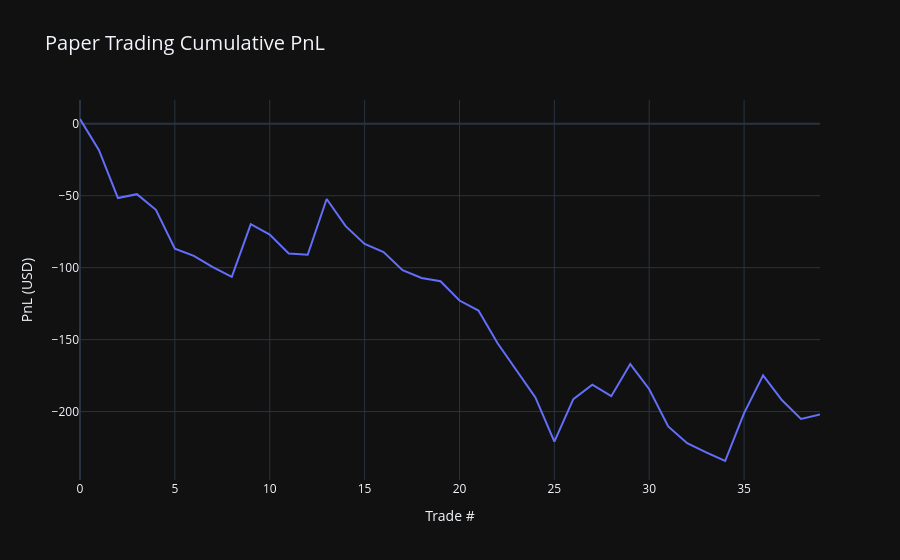
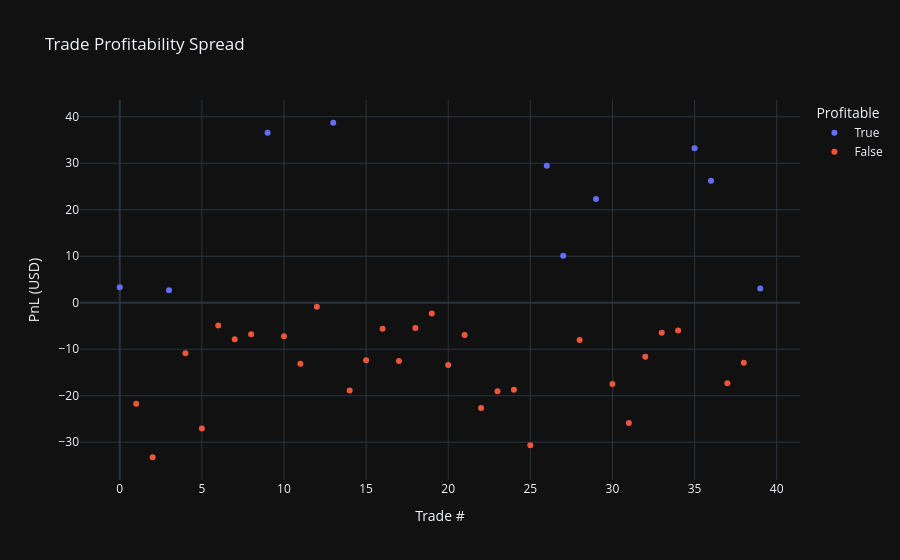

These figures' notebook cell, in order:
### Markdown cell above
## 4. Visualizations

### Code cell
if engine.closed_trades:
    df_trades = pd.DataFrame([vars(t) for t in engine.closed_trades])
    df_trades['cumulative_pnl'] = df_trades['pnl'].cumsum()
    
    fig = px.line(df_trades, y='cumulative_pnl', title='Paper Trading Cumulative PnL',
                  labels={'index': 'Trade #', 'cumulative_pnl': 'PnL (USD)'})
    fig.update_layout(title_font_size=20)
    fig.show()
    
    # Win/Loss scatter
    fig2 = px.scatter(df_trades, y='pnl', color=(df_trades['pnl'] > 0), 
                      title='Trade Profitability Spread',
                      labels={'color': 'Profitable', 'index': 'Trade #', 'pnl': 'PnL (USD)'})
    fig2.show()
else:
    print("No trades to visualize.")

### Figure 1 — Plotly figure (JSON) as saved in the notebook; plotly's stock layout.template omitted (floating-point values rounded to 4 significant figures)
{"data": [{"hovertemplate": "Trade #=%{x}<br>PnL (USD)=%{y}<extra></extra>", "legendgroup": "", "line": {"color": "#636efa", "dash": "solid"}, "marker": {"symbol": "circle"}, "mode": "lines", "name": "", "orientation": "v", "showlegend": false, "type": "scatter", "x": [0, 1, 2, 3, 4, 5, 6, 7, 8, 9, 10, 11, 12, 13, 14, 15, 16, 17, 18, 19, 20, 21, 22, 23, 24, 25, 26, 27, 28, 29, 30, 31, 32, 33, 34, 35, 36, 37, 38, 39], "xaxis": "x", "y": [3.315, -18.4, -51.63, -48.93, -59.81, -86.88, -91.75, -99.58, -106.4, -69.79, -77.02, -90.15, -91.02, -52.31, -71.17, -83.53, -89.14, -101.7, -107.1, -109.5, -122.8, -129.8, -152.4, -171.4, -190.1, -220.8, -191.4, -181.3, -189.3, -167.0, -184.5, -210.3, -221.9, -228.4, -234.3, -201.1, -174.9, -192.2, -205.1, -202.0], "yaxis": "y"}], "layout": {"legend": {"tracegroupgap": 0}, "title": {"font": {"size": 20}, "text": "Paper Trading Cumulative PnL"}, "xaxis": {"anchor": "y", "domain": [0, 1], "title": {"text": "Trade #"}}, "yaxis": {"anchor": "x", "domain": [0, 1], "title": {"text": "PnL (USD)"}}}}

### Figure 2 — Plotly figure (JSON) as saved in the notebook; plotly's stock layout.template omitted (floating-point values rounded to 4 significant figures)
{"data": [{"hovertemplate": "Profitable=True<br>Trade #=%{x}<br>PnL (USD)=%{y}<extra></extra>", "legendgroup": "True", "marker": {"color": "#636efa", "symbol": "circle"}, "mode": "markers", "name": "True", "orientation": "v", "showlegend": true, "type": "scatter", "x": [0, 3, 9, 13, 26, 27, 29, 35, 36, 39], "xaxis": "x", "y": [3.315, 2.702, 36.59, 38.72, 29.44, 10.11, 22.33, 33.24, 26.25, 3.075], "yaxis": "y"}, {"hovertemplate": "Profitable=False<br>Trade #=%{x}<br>PnL (USD)=%{y}<extra></extra>", "legendgroup": "False", "marker": {"color": "#EF553B", "symbol": "circle"}, "mode": "markers", "name": "False", "orientation": "v", "showlegend": true, "type": "scatter", "x": [1, 2, 4, 5, 6, 7, 8, 10, 11, 12, 14, 15, 16, 17, 18, 19, 20, 21, 22, 23, 24, 25, 28, 30, 31, 32, 33, 34, 37, 38], "xaxis": "x", "y": [-21.71, -33.24, -10.88, -27.06, -4.876, -7.83, -6.797, -7.223, -13.14, -0.8724, -18.86, -12.36, -5.607, -12.56, -5.422, -2.34, -13.38, -6.928, -22.63, -19.03, -18.71, -30.67, -8.034, -17.48, -25.86, -11.61, -6.433, -5.987, -17.33, -12.9], "yaxis": "y"}], "layout": {"legend": {"title": {"text": "Profitable"}, "tracegroupgap": 0}, "title": {"text": "Trade Profitability Spread"}, "xaxis": {"anchor": "y", "domain": [0, 1], "title": {"text": "Trade #"}}, "yaxis": {"anchor": "x", "domain": [0, 1], "title": {"text": "PnL (USD)"}}}}
